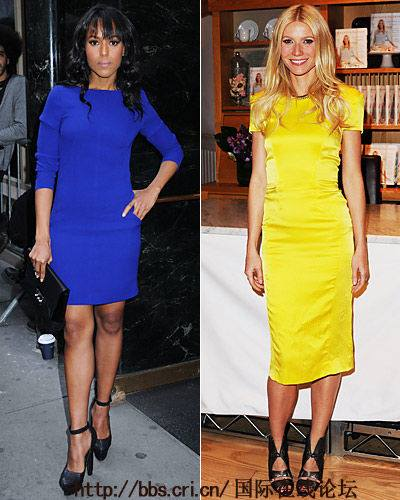
#> input picture tmp/hw7/22809614_1561712947222436_385395702_n.jpg, 400 x 500 px
$ python hw7.py   (Python 2 division)
#> lines starting #> are read from the running program, lines starting #| are printed output that depends on the picture
import sys
sys.path.append('/usr/local/lib/python2.7/site-packages')

import cv2
import numpy as np

img = cv2.imread('./tmp/hw7/22809614_1561712947222436_385395702_n.jpg')
#> img is the input picture: shape (500, 400, 3); mean B, G, R 90.2, 104.4, 119.2

cv2.imshow("img", img)
print img[0][0][0]
#| 56
print img[0][0][1]
#| 44
print img[0][0][2]
#| 38
size =  np.shape(img)
#> size = (500, 400, 3)
change = np.zeros((size),np.uint8)
print size[0]
#| 500
#bgr
blue = [180,35,50]
yellow = [65,253,245]
print blue
print yellow
print img[101][201]
#| [66 69 73]
colorRange=0.3
for i in range(0,size[0]):
    for j in range(0,size[1]):
        #if int(img[i][j][1])+int(img[i][j][2]) < 100 and int(img[i][j][0]) > 100:
        if (int(img[i][j][1])+int(img[i][j][2])) < int(img[i][j][0]) and int(img[i][j][0]> 100):
            change[i][j] = yellow
        elif img[i][j][0] < 150 and int(img[i][j][1]) > 200:
        #elif int(img[i][j][1]) > 200:
            if int(img[i][j][1]) - int(img[i][j][2]) < 35:
                change[i][j]= blue
        else:
            change[i][j]=img[i][j]
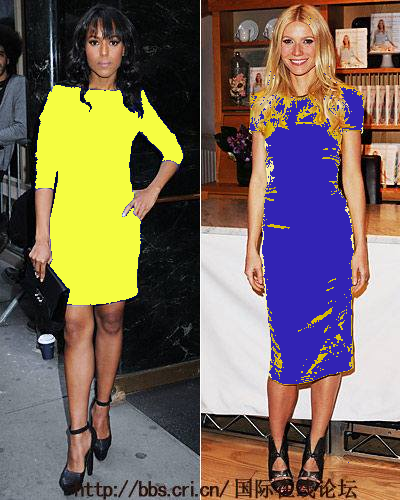
#> change: shape (500, 400, 3); mean B, G, R 92.6, 104.7, 120.2
cv2.imshow("change", change)
cv2.waitKey(0)
cv2.destroyWindow()
